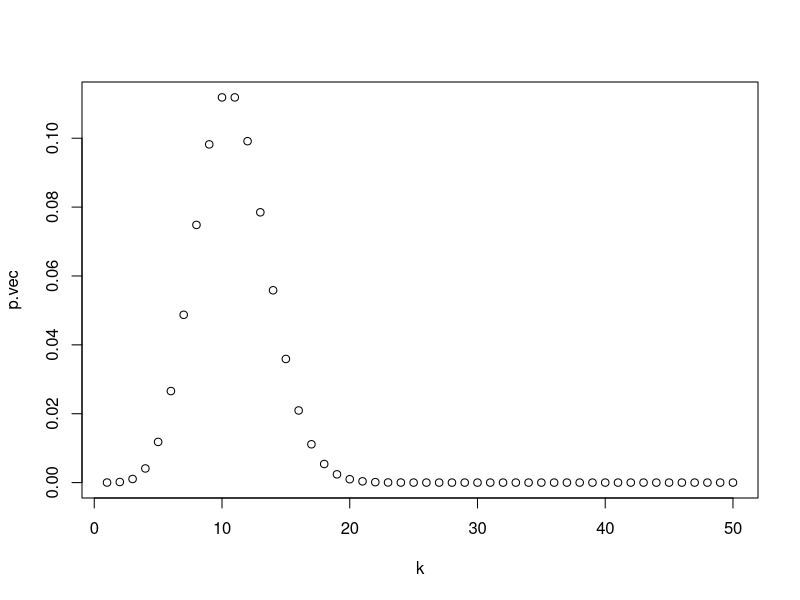
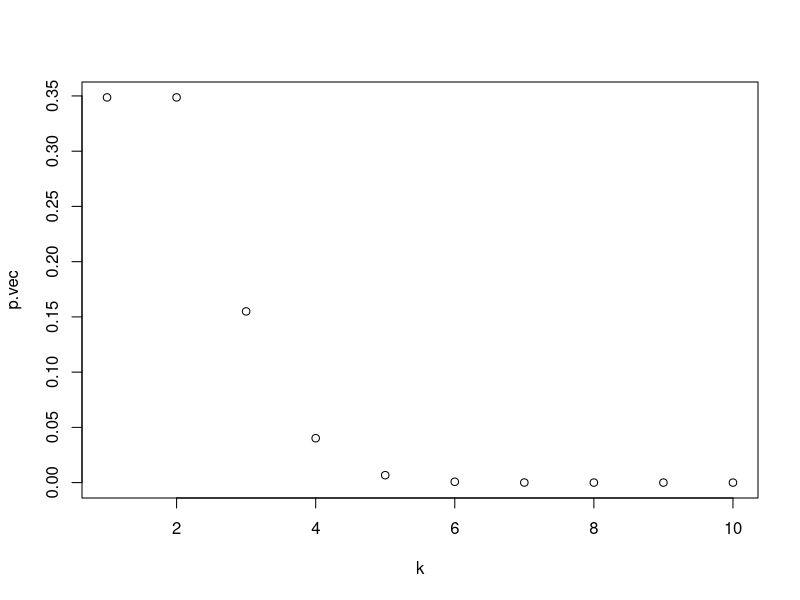
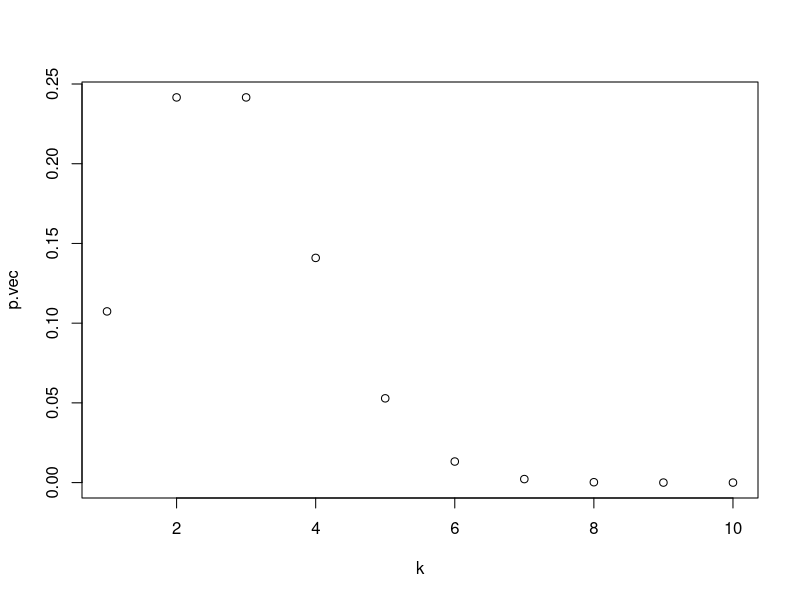
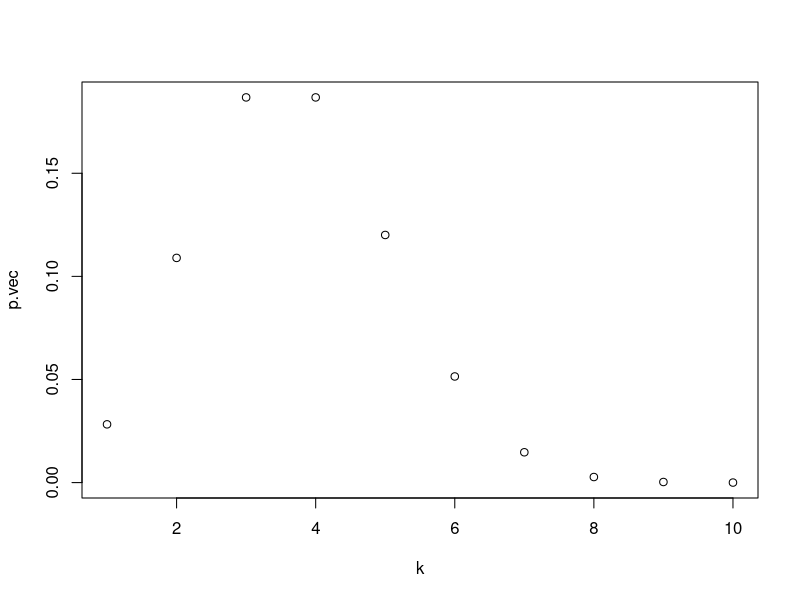

Reproduce these figures in R, in order.
## ---- chunk 1
library(dplyr)
## ---- chunk 2
p <- 0.2
N <- 50
## ---- chunk 3
Po <- (1-p)^N
## ---- chunk 4
probKN <- function (N=50,p=0.2,k){
  k <- seq(1,N,by=1)
  p.vec <- vector(length=length(k), "numeric")
  p.vec[1] <- Po
  for (i in k) {
  p.vec[i+1] = ((N-k[i])/k[i])*((p)/(1-p))*p.vec[i]
  p.vec <- p.vec[1:50]
  }
  plot(x=k, y=p.vec)
  return(p.vec)
  
}
probKN()
## ---- chunk 5
probKNPest <- function (N=10,p=0.1,k){
  k <- seq(1,N,by=1)
  p.vec <- vector(length=length(k), "numeric")
  p.vec[1] <- (1-p)^N
  for (i in k) {
  p.vec[i+1] = ((N-k[i])/k[i])*((p)/(1-p))*p.vec[i]
  p.vec <- p.vec[1:11]
  k <- k[1:11]
  }
  plot(x=k, y=p.vec)
  return(p.vec)
}
probKNPest()
probKNPest(p=0.2)
probKNPest(p=0.3)
